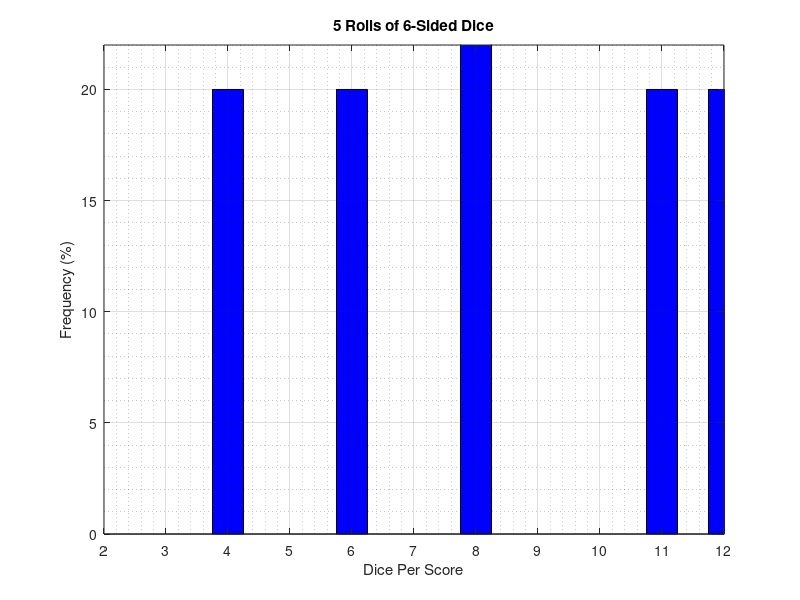

Reproduce this figure in MATLAB.
%dicefrequency.m

%This program rolls two dice N times and records the frequency with which
%each possible result appears. The frequency of the results is then graphed
%as a bar plot.

%Author: Patrick Lacher

clear
clc

%% Create Tabulation Array

nscores = [0,0,0,0,0,0,0,0,0,0,0,0];

%% Get Total Number of Rolls

rolls = input('How many times should the dice be rolled? ');

%% Roll the Dice

rollcount = 0;

while le(rollcount,rolls)
    d1 = randi(6);
    d2 = randi(6);
    score = d1+d2;
    nscores(score) = nscores(score) + 1;
    rollcount = rollcount + 1;
end

%% Print the Resulting Graph as Frequency of Score

frequency = ((nscores(1:12)/rolls)*100);

bar((2:12),frequency(2:12),.5,'b')
xlabel ('Dice Per Score')
ylabel ('Frequency (%)')
title ([num2str(rolls),' Rolls of 6-Sided Dice'])
grid on
grid minor
axis ([2,12,0,22])


